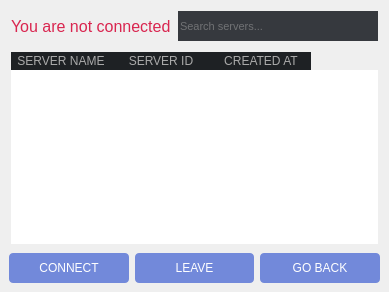
                   <widget class="QWidget" name="client_guilds_page">
                    <layout class="QVBoxLayout" name="verticalLayout_4">
                     <property name="spacing">
                      <number>0</number>
                     </property>
                     <property name="leftMargin">
                      <number>0</number>
                     </property>
                     <property name="topMargin">
                      <number>0</number>
                     </property>
                     <property name="rightMargin">
                      <number>0</number>
                     </property>
                     <property name="bottomMargin">
                      <number>0</number>
                     </property>
                     <item alignment="Qt::AlignTop">
                      <widget class="QFrame" name="frame_7">
                       <property name="sizePolicy">
                        <sizepolicy hsizetype="Expanding" vsizetype="Preferred">
                         <horstretch>0</horstretch>
                         <verstretch>0</verstretch>
                        </sizepolicy>
                       </property>
                       <property name="minimumSize">
                        <size>
                         <width>0</width>
                         <height>0</height>
                        </size>
                       </property>
                       <property name="maximumSize">
                        <size>
                         <width>16777215</width>
                         <height>16777215</height>
                        </size>
                       </property>
                       <property name="frameShape">
                        <enum>QFrame::NoFrame</enum>
                       </property>
                       <property name="frameShadow">
                        <enum>QFrame::Raised</enum>
                       </property>
                       <layout class="QHBoxLayout" name="horizontalLayout_15">
                        <property name="spacing">
                         <number>7</number>
                        </property>
                        <property name="leftMargin">
                         <number>11</number>
                        </property>
                        <property name="topMargin">
                         <number>11</number>
                        </property>
                        <property name="rightMargin">
                         <number>11</number>
                        </property>
                        <property name="bottomMargin">
                         <number>11</number>
                        </property>
                        <item alignment="Qt::AlignLeft">
                         <widget class="QLabel" name="connected_disconnected_label">
                          <property name="font">
                           <font>
                            <pointsize>12</pointsize>
                           </font>
                          </property>
                          <property name="styleSheet">
                           <string notr="true">color:rgb(217, 37, 79)</string>
                          </property>
                          <property name="text">
                           <string>You are not connected</string>
                          </property>
                         </widget>
                        </item>
                        <item alignment="Qt::AlignRight">
                         <widget class="QLineEdit" name="search_servers">
                          <property name="sizePolicy">
                           <sizepolicy hsizetype="Preferred" vsizetype="Fixed">
                            <horstretch>0</horstretch>
                            <verstretch>0</verstretch>
                           </sizepolicy>
                          </property>
                          <property name="minimumSize">
                           <size>
                            <width>200</width>
                            <height>30</height>
                           </size>
                          </property>
                          <property name="font">
                           <font>
                            <pointsize>8</pointsize>
                           </font>
                          </property>
                          <property name="styleSheet">
                           <string notr="true">background:rgb(54,57,62);
color:rgb(170, 170, 170);
border:None</string>
                          </property>
                          <property name="placeholderText">
                           <string>Search servers...</string>
                          </property>
                         </widget>
                        </item>
                       </layout>
                      </widget>
                     </item>
                     <item>
                      <widget class="QFrame" name="frame_5">
                       <property name="frameShape">
                        <enum>QFrame::NoFrame</enum>
                       </property>
                       <property name="frameShadow">
                        <enum>QFrame::Raised</enum>
                       </property>
                       <layout class="QHBoxLayout" name="horizontalLayout_17">
                        <property name="spacing">
                         <number>0</number>
                        </property>
                        <property name="leftMargin">
                         <number>11</number>
                        </property>
                        <property name="topMargin">
                         <number>0</number>
                        </property>
                        <property name="rightMargin">
                         <number>11</number>
                        </property>
                        <property name="bottomMargin">
                         <number>0</number>
                        </property>
                        <item>
                         <widget class="QTableWidget" name="client_guilds_table">
                          <property name="styleSheet">
                           <string notr="true">QTableWidget{
border:None;
color:rgb(170, 170, 170);
selection-background-color:rgb(54,57,62);
selection-color:rgb(170, 170, 170)}
QHeaderView:section{
background:rgb(30,33,36);
border:None;
color:rgb(170, 170, 170)}
QTableCornerButton:section{
background:rgb(30,33,36)}</string>
                          </property>
                          <property name="frameShape">
                           <enum>QFrame::NoFrame</enum>
                          </property>
                          <property name="verticalScrollBarPolicy">
                           <enum>Qt::ScrollBarAlwaysOff</enum>
                          </property>
                          <property name="horizontalScrollBarPolicy">
                           <enum>Qt::ScrollBarAlwaysOff</enum>
                          </property>
                          <property name="editTriggers">
                           <set>QAbstractItemView::NoEditTriggers</set>
                          </property>
                          <property name="selectionBehavior">
                           <enum>QAbstractItemView::SelectRows</enum>
                          </property>
                          <property name="rowCount">
                           <number>0</number>
                          </property>
                          <column>
                           <property name="text">
                            <string>SERVER NAME</string>
                           </property>
                          </column>
                          <column>
                           <property name="text">
                            <string>SERVER ID</string>
                           </property>
                          </column>
                          <column>
                           <property name="text">
                            <string>CREATED AT</string>
                           </property>
                          </column>
                         </widget>
                        </item>
                       </layout>
                      </widget>
                     </item>
                     <item>
                      <widget class="QFrame" name="frame_6">
                       <property name="styleSheet">
                        <string notr="true">QPushButton{
background:rgb(114,137,218);
color:white;
border-radius:4px}
QPushButton:hover{
background:rgb(131, 160, 252);
}</string>
                       </property>
                       <property name="frameShape">
                        <enum>QFrame::NoFrame</enum>
                       </property>
                       <property name="frameShadow">
                        <enum>QFrame::Raised</enum>
                       </property>
                       <layout class="QHBoxLayout" name="horizontalLayout_16">
                        <item>
                         <widget class="QPushButton" name="connect_button">
                          <property name="sizePolicy">
                           <sizepolicy hsizetype="Expanding" vsizetype="Minimum">
                            <horstretch>0</horstretch>
                            <verstretch>0</verstretch>
                           </sizepolicy>
                          </property>
                          <property name="minimumSize">
                           <size>
                            <width>0</width>
                            <height>30</height>
                           </size>
                          </property>
                          <property name="cursor">
                           <cursorShape>PointingHandCursor</cursorShape>
                          </property>
                          <property name="text">
                           <string>CONNECT</string>
                          </property>
                         </widget>
                        </item>
                        <item>
                         <widget class="QPushButton" name="leave_server_button">
                          <property name="sizePolicy">
                           <sizepolicy hsizetype="Expanding" vsizetype="Minimum">
                            <horstretch>0</horstretch>
                            <verstretch>0</verstretch>
                           </sizepolicy>
                          </property>
                          <property name="minimumSize">
                           <size>
                            <width>0</width>
                            <height>30</height>
                           </size>
                          </property>
                          <property name="cursor">
                           <cursorShape>PointingHandCursor</cursorShape>
                          </property>
                          <property name="text">
                           <string>LEAVE</string>
                          </property>
                         </widget>
                        </item>
                        <item>
                         <widget class="QPushButton" name="go_back_button">
                          <property name="sizePolicy">
                           <sizepolicy hsizetype="Expanding" vsizetype="Minimum">
                            <horstretch>0</horstretch>
                            <verstretch>0</verstretch>
                           </sizepolicy>
                          </property>
                          <property name="cursor">
                           <cursorShape>PointingHandCursor</cursorShape>
                          </property>
                          <property name="text">
                           <string>GO BACK</string>
                          </property>
                         </widget>
                        </item>
                       </layout>
                      </widget>
                     </item>
                    </layout>
                   </widget>
